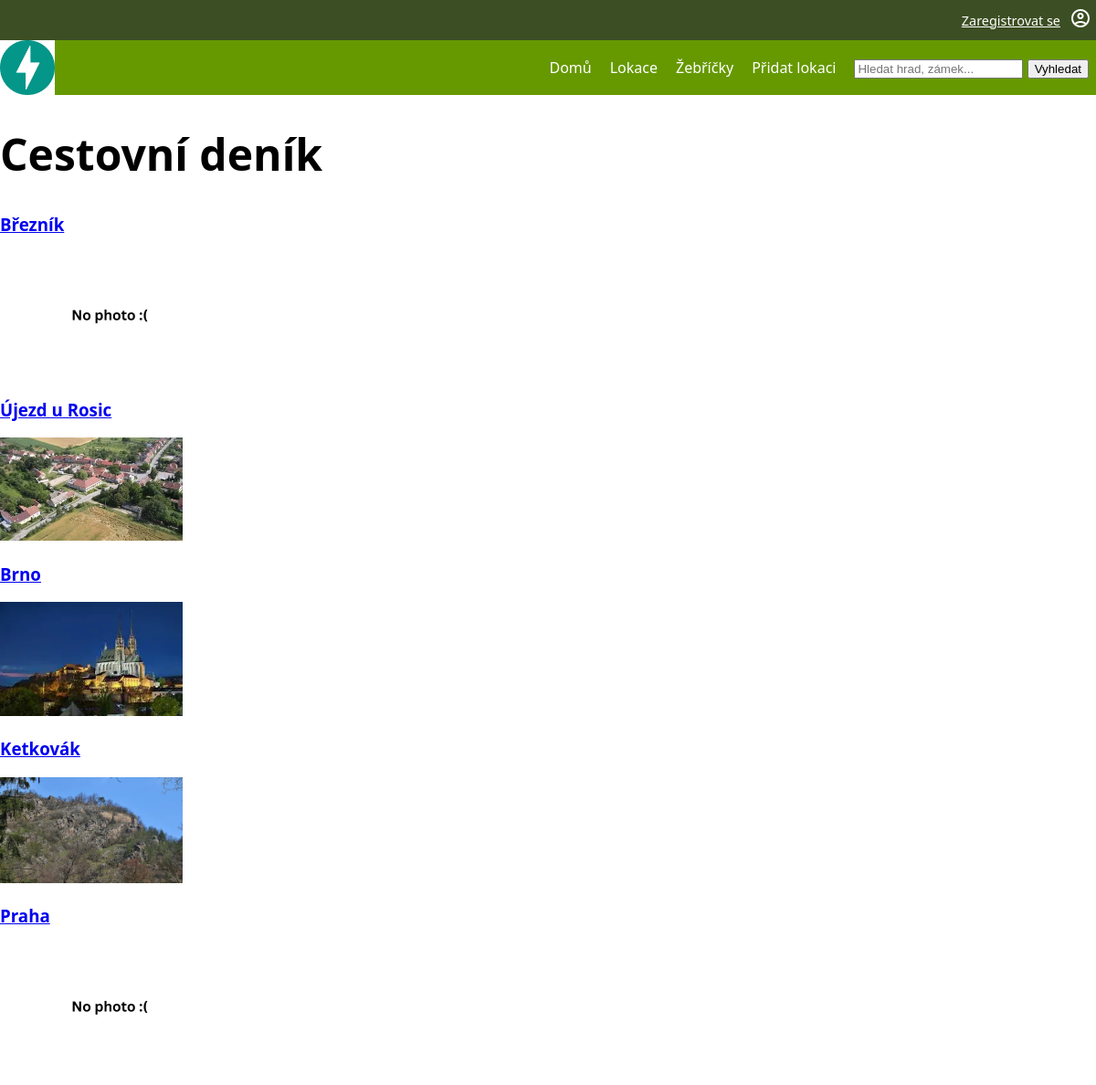
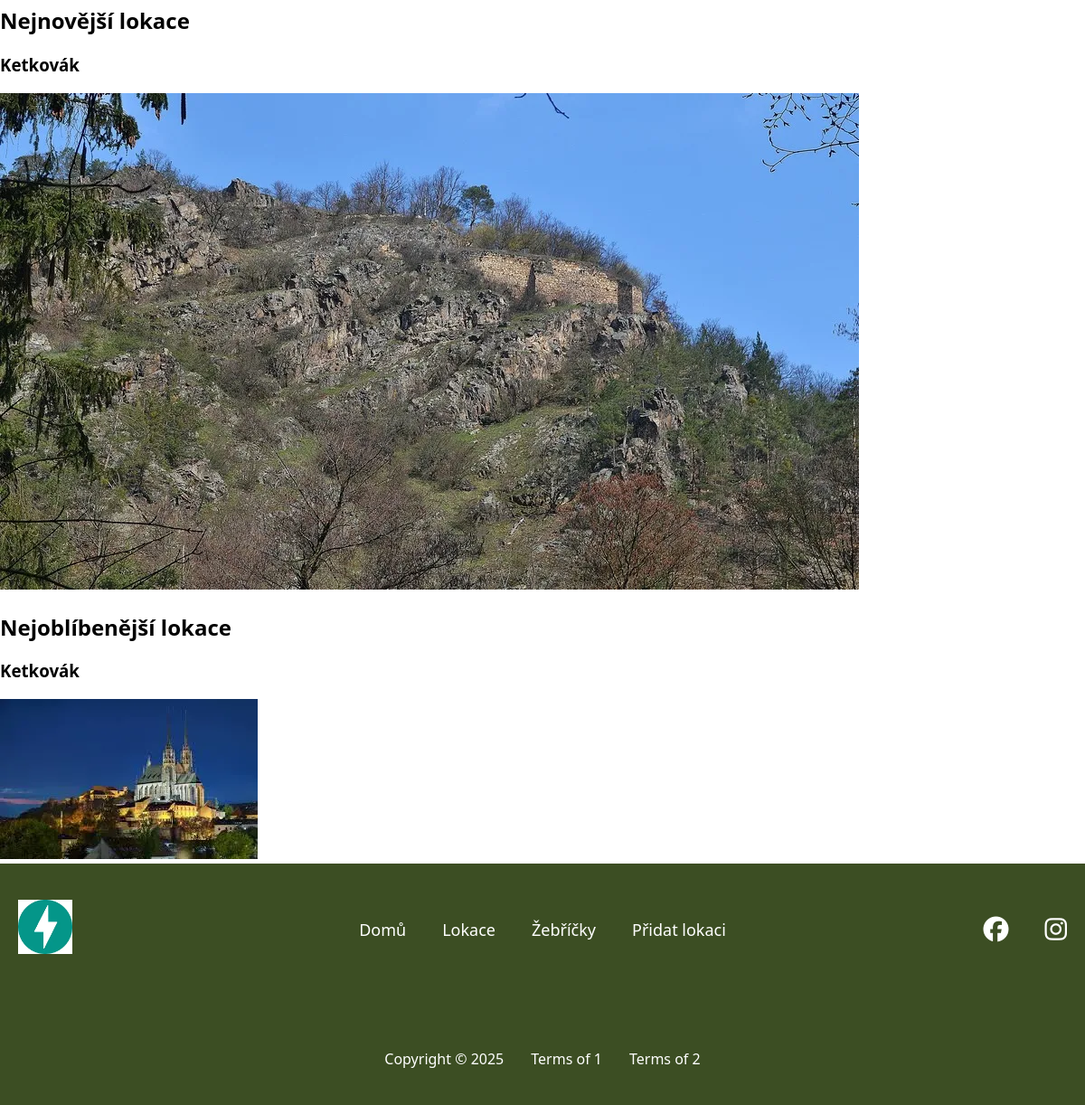
The page / on the database its author committed (2 pictures, top to bottom).
### tables this page shows
CREATE TABLE "location"
(
    id                  INTEGER
        primary key autoincrement,
    name                VARCHAR                   not null,
    description         VARCHAR,
    date_location_added TEXT default current_date not null,
    id_user             INTEGER                   not null
        references user,
    status              TEXT                      not null
);

CREATE TABLE photo (
    id INTEGER PRIMARY KEY AUTOINCREMENT,
    name VARCHAR NOT NULL,
    alt_text VARCHAR,
    url VARCHAR NOT NULL,
    id_location INTEGER NOT NULL,
    FOREIGN KEY (id_location) REFERENCES location(id)
);

### pages/home.py (the view)
@router.get("/", response_class=HTMLResponse)
async def landing_page(request: Request,svc: LocationService = Depends(locations_service)):
    random_locations = svc.get_five_random_locations()
    favorite_location = svc.get_most_favorite_location()
    newest_location = svc.get_newest_location()
    tpl = request.app.state.templates
    return tpl.TemplateResponse(
        "home.html",
        {
            "request": request,
            "title": "Cestovní deník",
            "random_locations": random_locations,
            "favorite_location": favorite_location,
            "newest_location": newest_location
        }
    )

### templates/home.html
{% extends "base.html" %}
{% block content %}
<h1>Cestovní deník</h1>
    {% for loc in random_locations %}
        <a href="{{url_for('location_detail', location_id=loc['id']) }}">
        <h3>{{ loc['name'] }}</h3>
        {% if loc['photo'] %}
                <img alt="{{ loc['photo']['alt_text'] }}" src="/{{ loc['photo']['url'] }}" style="width: 200px">
        {% else %}
                <img alt="No photo" src="{{url_for('static', path='img/web/noImage.webp') }}"  class="noImage">
        {% endif %}
        </a>
    {% endfor %}
    <h2>Nejnovější lokace</h2>
    <h3>{{ newest_location['name'] }}</h3>
    {% if newest_location['photo'] %}
        <a href="{{url_for('location_detail',  location_id=newest_location['id']) }}">
            <img alt="{{ newest_location['photo']['alt_text'] }}" src="/{{ newest_location['photo']['url'] }}">
        </a>
    {% else %}
        <a href="{{url_for('location_detail',  location_id=newest_location['id']) }}">
            <img alt="No photo" src="{{url_for('static', path='img/web/noImage.webp') }}" class="noImage"></a>
        </a>
    {% endif %}
    <h2>Nejoblíbenější lokace</h2>
    <h3>{{ newest_location['name'] }}</h3>
    {% if favorite_location['photo'] %}
        <a href="{{url_for('location_detail',  location_id=favorite_location['id']) }}">
            <img alt="{{ favorite_location['photo']['alt_text'] }}" src="/{{ favorite_location['photo']['url'] }}">
        </a>
    {% else %}
        <a href="{{url_for('location_detail',  location_id=favorite_location['id']) }}">
            <img alt="No photo" src="{{url_for('static', path='img/web/noImage.webp') }}" class="noImage">
        </a>
    {% endif %}
{% endblock %}

### static/css/style.css (style rules this page uses)
:root { font-family: system-ui, -apple-system, Segoe UI, Roboto, sans-serif; --background-color: white; --text-color: black; --navbar-background-color: #669900; --footer-background-color: #3c4e23; --white-text-color: white; font-size: 16px; }
html, body { margin:0; padding: 0; background: var(--background-color); width: 100%; }
h1 { font-size: 3em; }
.noImage { max-width: 30vh; }

### rows shown on the page
location: name "Březník"
photo: name "Újezd u Rosic", photo (picture)
photo: name "Brno", photo (picture)
photo: name "Ketkovák", photo (picture)
location: name "Praha"
location: name "Ketkovák"
